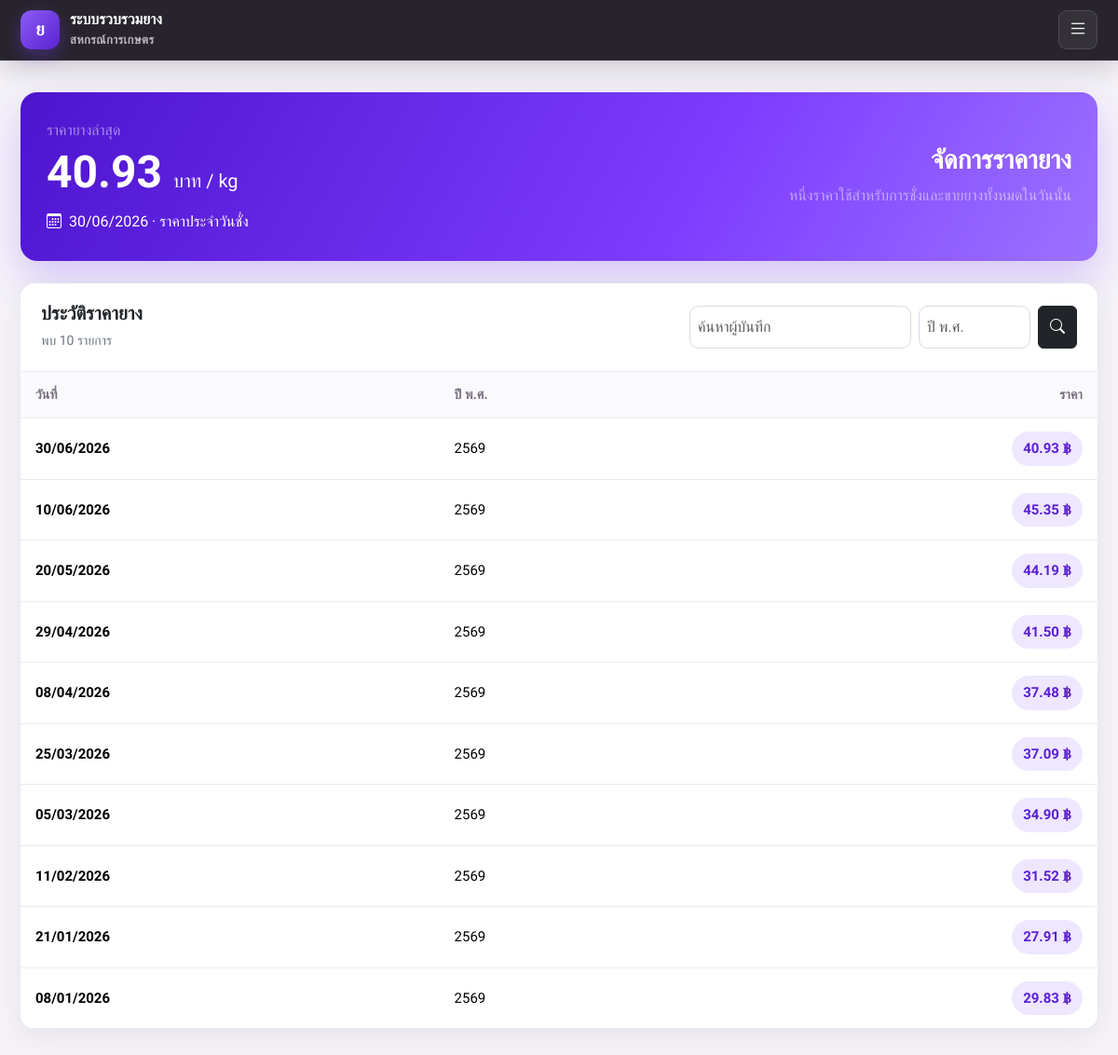
The app's page /yang/price.php with its own data.
### tables this page shows
CREATE TABLE `tbl_price` (
  `pr_id` int(11) NOT NULL,
  `pr_year` int(11) NOT NULL,
  `pr_date` date NOT NULL,
  `pr_number` varchar(255) NOT NULL,
  `pr_price` decimal(18,2) NOT NULL,
  `pr_saveby` varchar(255) NOT NULL,
  `pr_savedate` date NOT NULL
);

### yang/bootstrap.php (called while the page is built, shortened)
<?php
function h($value)
{
  return htmlspecialchars((string) $value, ENT_QUOTES, 'UTF-8');
}
function url_for($path = '')
{
  $base = YANG_BASE_PATH ?: '/yang';
  return $base . '/' . ltrim($path, '/');
}
?>

### yang/system.php (called while the page is built, shortened)
<?php
require_once __DIR__ . '/db.php';
function ensure_system_schema()
{
  static $ready = false;
  if ($ready) return;
  $ready = true;
}
function system_setting($key, $default = '')
{
  $stmt = db()->prepare('SELECT setting_value FROM tbl_system_setting WHERE setting_key = :key LIMIT 1');
  $stmt->execute(['key' => $key]);
  $value = $stmt->fetchColumn();
  return $value === false ? $default : $value;
}
function system_name()
{
  return system_setting('system_name', 'ระบบรวบรวมยาง');
}
function cooperative_name()
{
  return system_setting('cooperative_name', 'สหกรณ์การเกษตร');
}
?>

### yang/db.php (called while the page is built, shortened)
<?php
require_once __DIR__ . '/bootstrap.php';
function db()
{
  static $pdo = null;
  if ($pdo instanceof PDO) {
    return $pdo;
  }
  $host = env_value('YANG_DB_HOST', env_value('DB_HOST', '127.0.0.1'));
  $port = env_value('YANG_DB_PORT', env_value('DB_PORT', '3306'));
  $name = env_value('YANG_DB_NAME', env_value('DB_NAME', 'rts_db'));
  $user = env_value('YANG_DB_USER', env_value('DB_USER', 'root'));
  $pass = env_value('YANG_DB_PASSWORD', env_value('DB_PASSWORD', ''));
  $dsn = 'mysql:host=' . $host . ';port=' . $port . ';dbname=' . $name . ';charset=utf8mb4';
  $pdo = new PDO($dsn, $user, $pass, [
    PDO::ATTR_ERRMODE => PDO::ERRMODE_EXCEPTION,
    PDO::ATTR_DEFAULT_FETCH_MODE => PDO::FETCH_ASSOC,
    PDO::ATTR_EMULATE_PREPARES => false,
  ]);
  return $pdo;
}
?>

### yang/auth.php (called while the page is built, shortened)
<?php
require_once __DIR__ . '/db.php';
function current_user()
{
  if (empty($_SESSION['user'])) return null;
  return $_SESSION['user'];
}
?>

### yang/price.php (the view, shortened to what this page needs)
<?php
require_once __DIR__ . '/auth.php';
require_once __DIR__ . '/navbar.php';
$user = current_user();
$isAdmin = $user && ($user['user_level'] ?? '') === 'admin';
$prices = [];
$latestPrice = null;
$search = trim($_GET['q'] ?? '');
$year = filter_var($_GET['year'] ?? null, FILTER_VALIDATE_INT) ?: 0;
try {
  $params = [];
  $sql = 'SELECT * FROM tbl_price';
  $sql .= ' ORDER BY pr_date DESC, pr_id DESC';
  $stmt = db()->prepare($sql);
  $stmt->execute($params);
  $prices = $stmt->fetchAll();
  $latestStmt = db()->query('SELECT * FROM tbl_price ORDER BY pr_date DESC, pr_id DESC LIMIT 1');
  $latestPrice = $latestStmt->fetch() ?: null;
} catch (Throwable $e) {
  error_log('Price list failed: ' . $e->getMessage());
  $error = db_friendly_error($e);
}
?>
<!doctype html>
<html lang="th">
<head>
  <link href="https://cdn.jsdelivr.net/npm/bootstrap@5.3.3/dist/css/bootstrap.min.css" rel="stylesheet">
  <link href="https://cdn.jsdelivr.net/npm/bootstrap-icons@1.11.3/font/bootstrap-icons.min.css" rel="stylesheet">
  <link href="<?php echo h(navbar_url('navbar.css')); ?>" rel="stylesheet">
</head>
<body>
  <?php render_topbar(); ?>
  <div class="app">
    <main class="content">
      <div class="page-shell">
        <section class="hero mb-4">
          <div class="row align-items-center g-4">
            <div class="col-md">
              <div class="text-white-50 mb-2">ราคายางล่าสุด</div>
              <div class="latest-value">
                <?php echo $latestPrice ? number_format((float) $latestPrice['pr_price'], 2) : '—'; ?> <small
                  class="fs-5 fw-normal">บาท / kg</small></div>
              <?php if ($latestPrice): ?>
              <div class="mt-3"><i
                  class="bi bi-calendar3 me-2"></i><?php echo h(date('d/m/Y', strtotime($latestPrice['pr_date']))); ?> ·
                ราคาประจำวันชั่ง</div>
              <?php endif; ?>
            </div>
            <div class="col-md-auto text-md-end">
              <h1 class="h3 fw-bold mb-2">จัดการราคายาง</h1>
              <p class="mb-0 text-white-50">หนึ่งราคาใช้สำหรับการชั่งและขายยางทั้งหมดในวันนั้น</p>
            </div>
          </div>
        </section>
        <div class="row g-4">
          <div class="<?php echo $isAdmin ? 'col-xl-8' : 'col-12'; ?>">
            <section class="card panel overflow-hidden">
              <div class="card-header">
                <div class="d-flex flex-column flex-md-row align-items-md-center justify-content-between gap-3">
                  <div>
                    <h2 class="h5 fw-bold mb-1">ประวัติราคายาง</h2><small class="text-secondary">พบ
                      <?php echo number_format(count($prices)); ?> รายการ</small>
                  </div>
                  <form class="d-flex gap-2" method="get">
                    <input class="form-control form-control-sm" name="q" value="<?php echo h($search); ?>"
                      placeholder="ค้นหาผู้บันทึก">
                    <input class="form-control form-control-sm" name="year" type="number"
                      value="<?php echo $year ?: ''; ?>" placeholder="ปี พ.ศ." style="max-width:120px">
                    <button class="btn btn-dark" aria-label="ค้นหา"><i class="bi bi-search"></i></button>
                  </form>
                </div>
              </div>
              <div class="table-responsive">
                <table class="table table-hover align-middle mb-0">
                  <thead>
                    <tr>
                      <th>วันที่</th>
                      <th>ปี พ.ศ.</th>
                      <th class="text-end">ราคา</th>
                    </tr>
                  </thead>
                  <tbody>
                    <?php foreach ($prices as $row): ?>
                    <tr>
                      <td class="fw-semibold"><?php echo h(date('d/m/Y', strtotime($row['pr_date']))); ?></td>
                      <td><?php echo h($row['pr_year']); ?></td>
                      <td class="text-end"><span
                          class="price-pill"><?php echo number_format((float) $row['pr_price'], 2); ?> ฿</span></td>
                    </tr>
                    <?php endforeach; ?>
                  </tbody>
                </table>
              </div>
            </section>
          </div>
        </div>
      </div>
    </main>
  </div>
</body>
</html>

### yang/navbar.php (shortened to what this page needs)
<?php
require_once __DIR__ . '/system.php';
function navbar_url($path = '')
{
  if (function_exists('url_for')) return url_for($path);
  $basePath = rtrim($_SERVER['HTTP_X_FORWARDED_PREFIX'] ?? '/yang', '/');
  return ($basePath ?: '/yang') . ($path !== '' ? '/' . ltrim($path, '/') : '');
}
function render_topbar()
{
  ?>
  <header class="topbar">
    <div class="topbar-inner">
      <a class="topbar-brand" href="<?php echo htmlspecialchars(navbar_url('index.php')); ?>">
        <span class="topbar-mark">ย</span>
        <span class="brand-copy"><strong><?php echo htmlspecialchars(system_name()); ?></strong><small><?php echo htmlspecialchars(cooperative_name()); ?></small></span>
      </a>
      <button class="nav-toggle" id="navToggle" type="button" aria-label="เปิดเมนู" aria-expanded="false" aria-controls="topbarMenu">
        <i class="bi bi-list" aria-hidden="true"></i>
      </button>
    </div>
  </header>
  <?php
}

### yang/navbar.css (style rules this page uses)
:root { --nav-bg:#211d27; --nav-purple:#7c3aed; --nav-purple-dark:#5b21d2; }
.topbar { position:sticky; top:0; z-index:1030; display:block; width:auto; height:auto; min-height:0; padding:0; border:0; border-radius:0; color:#fff; background:rgba(33,29,39,.97); border-bottom:1px solid rgba(255,255,255,.08); box-shadow:0 8px 28px rgba(25,16,35,.18); backdrop-filter:blur(14px); font-family:var(--font-family-sans); font-size:var(--font-size-base); line-height:1.5; }
.topbar-inner { width:min(1600px,100%); min-height:72px; margin:auto; padding:0 28px; display:flex; align-items:center; gap:20px; }
.topbar a { text-decoration:none; }
.topbar-brand { display:flex; align-items:center; min-width:0; flex:0 1 auto; gap:11px; color:#fff; }
.topbar-mark { width:42px; height:42px; display:grid; place-items:center; border-radius:12px; color:#fff; background:linear-gradient(135deg,#8b5cf6,#5b21d2); box-shadow:0 7px 18px rgba(124,58,237,.35); font-size:19px; font-weight:800; }
.brand-copy { min-width:0; line-height:1.15; }
.brand-copy strong,.brand-copy small { display:block; }
.brand-copy strong { font-size:16px; }
.brand-copy small { margin-top:3px; color:#bbb4c2; font-size:13px; font-weight:600; letter-spacing:.025em; }
.nav-toggle { display:none; width:42px; height:42px; margin-left:auto; place-items:center; padding:0; border:1px solid rgba(255,255,255,.13); border-radius:9px; color:#fff; background:rgba(255,255,255,.06); font-size:21px; }
.app { min-height:calc(100vh - 72px); display:block !important; }
.content { width:100%; min-width:0; }
@media (max-width:1700px) { .topbar-inner { min-height:64px; padding:10px 22px; flex-wrap:wrap; } }
@media (max-width:1700px) { .brand-copy strong,.brand-copy small { max-width:calc(100vw - 150px); overflow:hidden; text-overflow:ellipsis; white-space:nowrap; } }
@media (max-width:1700px) { .nav-toggle { display:grid; } }
@media (max-width:1700px) { .app { min-height:calc(100vh - 64px); } }

### yang/typography.css (style rules this page uses)
:root { --font-family-sans: "Sarabun", sans-serif; --font-size-xs: 0.8125rem; --font-size-sm: 0.875rem; --font-size-base: 1rem; --font-size-lg: 1.125rem; --font-size-h3: 1.25rem; --font-size-h2: 1.5rem; --font-size-h1: 2rem; --line-height-tight: 1.3; --line-height-base: 1.65; --bs-body-font-family: var(--font-family-sans); --bs-font-sans-serif: var(--font-family-sans); --bs-body-font-size: var(--font-size-base); --bs-body-line-height: var(--line-height-base); }
html { font-size:16px; -webkit-text-size-adjust:100%; }
body,button,input,select,textarea,.btn,.form-control,.form-select,.input-group-text,.table { font-family:var(--font-family-sans) !important; }
body { font-size:var(--font-size-base); line-height:var(--line-height-base); }
h1,h2,h3,h4,h5,h6 { font-family:var(--font-family-sans); font-weight:700; line-height:var(--line-height-tight); }
p,label,button,input,select,textarea,.btn,.form-control,.form-select,.input-group-text { font-size:var(--font-size-base); }
.form-label,.form-text,.form-hint,small,.small,.text-secondary { font-size:var(--font-size-sm); line-height:1.5; }
.table { font-size:.9375rem; line-height:1.5; }
.table thead th { font-size:var(--font-size-sm); font-weight:700; letter-spacing:.01em; }

### yang/price.php (style rules this page uses)
:root { --primary: #651fff; --primary-dark: #4d14ce; --ink: #2e2638; }
body { min-height: 100vh; font-family: "Sarabun", sans-serif; color: var(--ink); background: #f5f3f8; }
.page-shell { max-width: 1400px; margin: auto; padding: 34px 22px 60px; }
.hero { padding: 28px; border-radius: 18px; color: #fff; background: linear-gradient(120deg, #4d14ce, #7d3cff 62%, #9d72ff); box-shadow: 0 18px 44px rgba(101, 31, 255, .22); }
.latest-value { font-size: clamp(2rem, 4vw, 3.5rem); font-weight: 800; line-height: 1; }
.panel { border: 0; border-radius: 16px; box-shadow: 0 8px 28px rgba(45, 30, 61, .08); }
.panel .card-header { padding: 20px 22px; border-bottom-color: #eee9f3; background: #fff; border-radius: 16px 16px 0 0; }
.form-control, .form-select { min-height: 46px; border-color: #ddd6e5; border-radius: 10px; }
.price-pill { display: inline-flex; padding: 7px 12px; border-radius: 999px; background: #eee7ff; color: #5b21d2; font-weight: 800; }
.table> :not(caption)>*>* { padding: 14px 16px; border-color: #eeeaf2; }
.table thead th { color: #776e80; font-size: 14px; letter-spacing: .03em; background: #faf9fb; white-space: nowrap; }

### records on screen
tbl_price: pr_price "40.93", pr_date "30/06/2026", pr_year "2569"
tbl_price: pr_date "10/06/2026", pr_year "2569", pr_price "45.35"
tbl_price: pr_date "20/05/2026", pr_year "2569", pr_price "44.19"
tbl_price: pr_date "29/04/2026", pr_year "2569", pr_price "41.50"
tbl_price: pr_date "08/04/2026", pr_year "2569", pr_price "37.48"
tbl_price: pr_date "25/03/2026", pr_year "2569", pr_price "37.09"
tbl_price: pr_date "05/03/2026", pr_year "2569", pr_price "34.90"
tbl_price: pr_date "11/02/2026", pr_year "2569", pr_price "31.52"
tbl_price: pr_date "21/01/2026", pr_year "2569", pr_price "27.91"
tbl_price: pr_date "08/01/2026", pr_year "2569", pr_price "29.83"

### other values on screen
system_name() "ระบบรวบรวมยาง"
cooperative_name() "สหกรณ์การเกษตร"
count($prices) "10"
